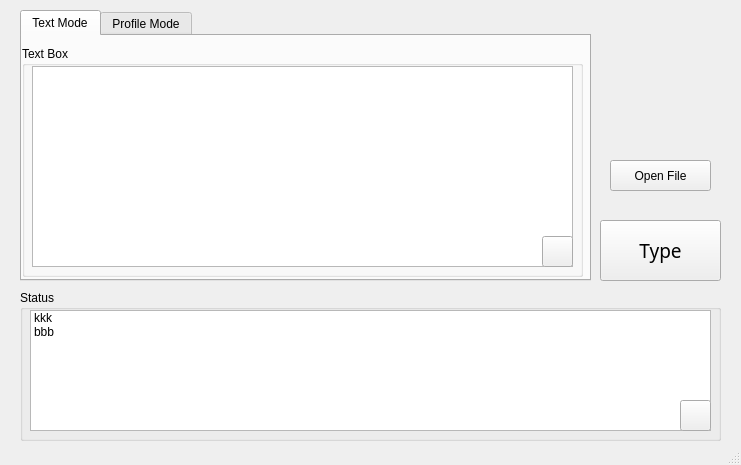
<?xml version="1.0" encoding="UTF-8"?>
<ui version="4.0">
 <class>text2keystroke</class>
 <widget class="QMainWindow" name="text2keystroke">
  <property name="geometry">
   <rect>
    <x>0</x>
    <y>0</y>
    <width>741</width>
    <height>465</height>
   </rect>
  </property>
  <property name="minimumSize">
   <size>
    <width>741</width>
    <height>465</height>
   </size>
  </property>
  <property name="maximumSize">
   <size>
    <width>741</width>
    <height>465</height>
   </size>
  </property>
  <property name="windowTitle">
   <string>text2keystroke</string>
  </property>
  <property name="windowOpacity">
   <double>1.000000000000000</double>
  </property>
  <property name="tabShape">
   <enum>QTabWidget::Rounded</enum>
  </property>
  <widget class="QWidget" name="centralwidget">
   <widget class="QPushButton" name="fileModeButton">
    <property name="geometry">
     <rect>
      <x>610</x>
      <y>160</y>
      <width>101</width>
      <height>31</height>
     </rect>
    </property>
    <property name="minimumSize">
     <size>
      <width>101</width>
      <height>0</height>
     </size>
    </property>
    <property name="maximumSize">
     <size>
      <width>101</width>
      <height>16777215</height>
     </size>
    </property>
    <property name="acceptDrops">
     <bool>false</bool>
    </property>
    <property name="text">
     <string>Open File</string>
    </property>
    <property name="checkable">
     <bool>false</bool>
    </property>
   </widget>
   <widget class="QGroupBox" name="groupBox">
    <property name="geometry">
     <rect>
      <x>20</x>
      <y>290</y>
      <width>701</width>
      <height>151</height>
     </rect>
    </property>
    <property name="title">
     <string>Status</string>
    </property>
    <widget class="QListWidget" name="listWidget">
     <property name="geometry">
      <rect>
       <x>10</x>
       <y>20</y>
       <width>681</width>
       <height>121</height>
      </rect>
     </property>
     <item>
      <property name="text">
       <string>kkk</string>
      </property>
     </item>
     <item>
      <property name="text">
       <string>bbb</string>
      </property>
     </item>
    </widget>
    <widget class="QPushButton" name="clearListButton">
     <property name="geometry">
      <rect>
       <x>660</x>
       <y>110</y>
       <width>31</width>
       <height>31</height>
      </rect>
     </property>
     <property name="text">
      <string/>
     </property>
     <property name="icon">
      <iconset>
       <normaloff>src/wipe.svg</normaloff>src/wipe.svg</iconset>
     </property>
    </widget>
   </widget>
   <widget class="QPushButton" name="typeButton">
    <property name="geometry">
     <rect>
      <x>600</x>
      <y>220</y>
      <width>121</width>
      <height>61</height>
     </rect>
    </property>
    <property name="font">
     <font>
      <family>Snap ITC</family>
      <pointsize>14</pointsize>
      <weight>50</weight>
      <bold>false</bold>
     </font>
    </property>
    <property name="cursor">
     <cursorShape>OpenHandCursor</cursorShape>
    </property>
    <property name="text">
     <string>Type</string>
    </property>
   </widget>
   <widget class="QTabWidget" name="tabWidget">
    <property name="geometry">
     <rect>
      <x>20</x>
      <y>10</y>
      <width>571</width>
      <height>271</height>
     </rect>
    </property>
    <property name="cursor">
     <cursorShape>PointingHandCursor</cursorShape>
    </property>
    <property name="currentIndex">
     <number>0</number>
    </property>
    <widget class="QWidget" name="TextModeTab">
     <attribute name="title">
      <string>Text Mode</string>
     </attribute>
     <widget class="QGroupBox" name="groupBox_2">
      <property name="geometry">
       <rect>
        <x>0</x>
        <y>10</y>
        <width>561</width>
        <height>231</height>
       </rect>
      </property>
      <property name="title">
       <string>Text Box</string>
      </property>
      <widget class="QPlainTextEdit" name="plainTextEdit">
       <property name="geometry">
        <rect>
         <x>10</x>
         <y>20</y>
         <width>541</width>
         <height>201</height>
        </rect>
       </property>
      </widget>
      <widget class="QPushButton" name="pushButton">
       <property name="geometry">
        <rect>
         <x>520</x>
         <y>190</y>
         <width>31</width>
         <height>31</height>
        </rect>
       </property>
       <property name="text">
        <string/>
       </property>
       <property name="icon">
        <iconset>
         <normaloff>src/wipe.svg</normaloff>src/wipe.svg</iconset>
       </property>
      </widget>
     </widget>
    </widget>
    <widget class="QWidget" name="ProfileModeTab">
     <attribute name="title">
      <string>Profile Mode</string>
     </attribute>
     <widget class="QListWidget" name="profileListWidget">
      <property name="geometry">
       <rect>
        <x>20</x>
        <y>20</y>
        <width>201</width>
        <height>211</height>
       </rect>
      </property>
     </widget>
     <widget class="QTextBrowser" name="profileText">
      <property name="enabled">
       <bool>true</bool>
      </property>
      <property name="geometry">
       <rect>
        <x>250</x>
        <y>20</y>
        <width>291</width>
        <height>211</height>
       </rect>
      </property>
      <property name="frameShadow">
       <enum>QFrame::Sunken</enum>
      </property>
      <property name="html">
       <string>&lt;!DOCTYPE HTML PUBLIC &quot;-//W3C//DTD HTML 4.0//EN&quot; &quot;http://www.w3.org/TR/REC-html40/strict.dtd&quot;&gt;
&lt;html&gt;&lt;head&gt;&lt;meta name=&quot;qrichtext&quot; content=&quot;1&quot; /&gt;&lt;style type=&quot;text/css&quot;&gt;
p, li { white-space: pre-wrap; }
&lt;/style&gt;&lt;/head&gt;&lt;body style=&quot; font-family:'MS Shell Dlg 2'; font-size:8.25pt; font-weight:400; font-style:normal;&quot;&gt;
&lt;p style=&quot; margin-top:0px; margin-bottom:0px; margin-left:0px; margin-right:0px; -qt-block-indent:0; text-indent:0px;&quot;&gt;&lt;span style=&quot; font-family:'SimSun'; font-size:9pt;&quot;&gt;021131&lt;/span&gt;&lt;/p&gt;&lt;/body&gt;&lt;/html&gt;</string>
      </property>
     </widget>
     <widget class="QGroupBox" name="groupBox_3">
      <property name="geometry">
       <rect>
        <x>10</x>
        <y>0</y>
        <width>221</width>
        <height>241</height>
       </rect>
      </property>
      <property name="title">
       <string>Profile</string>
      </property>
     </widget>
     <widget class="QGroupBox" name="groupBox_4">
      <property name="geometry">
       <rect>
        <x>240</x>
        <y>0</y>
        <width>311</width>
        <height>241</height>
       </rect>
      </property>
      <property name="title">
       <string>Text</string>
      </property>
     </widget>
     <zorder>groupBox_4</zorder>
     <zorder>groupBox_3</zorder>
     <zorder>profileText</zorder>
     <zorder>profileListWidget</zorder>
    </widget>
   </widget>
  </widget>
  <widget class="QStatusBar" name="statusBar"/>
 </widget>
 <resources/>
 <connections/>
</ui>
